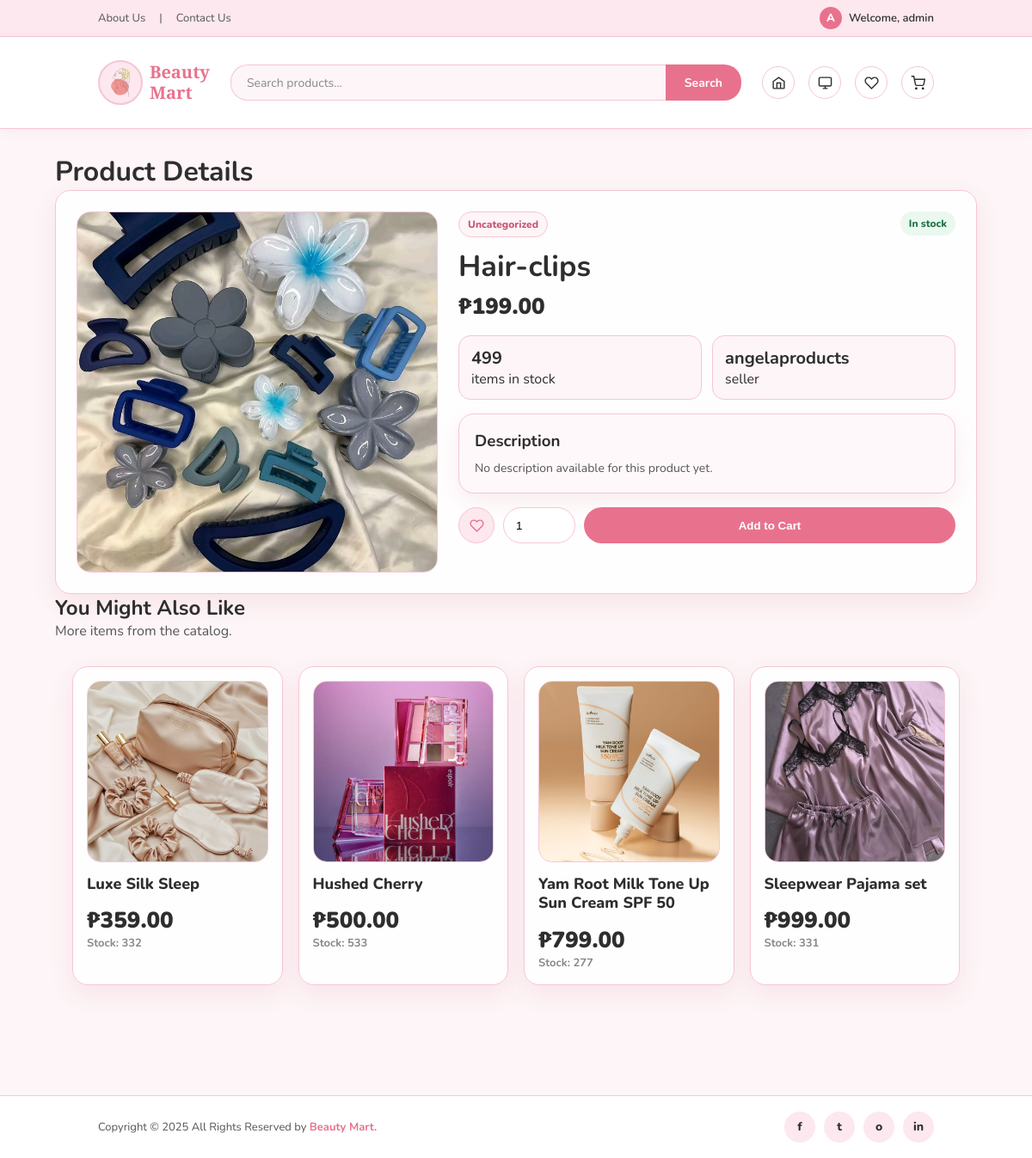
The app's page /3-customer/products_details.php?id=59 (signed in) with its own data.
### tables this page shows
CREATE TABLE `products` (
  `id` int(11) NOT NULL,
  `seller_id` int(11) NOT NULL,
  `category_id` int(11) DEFAULT NULL,
  `name` varchar(100) NOT NULL,
  `description` text DEFAULT NULL,
  `price` decimal(10,2) NOT NULL,
  `stock` int(11) NOT NULL DEFAULT 0,
  `image` varchar(255) DEFAULT 'default.jpg' COMMENT 'Primary thumbnail; additional images in product_images',
  `created_at` timestamp NOT NULL DEFAULT current_timestamp(),
  `updated_at` timestamp NOT NULL DEFAULT current_timestamp() ON UPDATE current_timestamp()
);

CREATE TABLE `sellers` (
  `id` int(11) NOT NULL,
  `user_id` int(11) NOT NULL,
  `business_name` varchar(100) NOT NULL,
  `business_address` text NOT NULL,
  `phone` varchar(20) NOT NULL,
  `tax_id` varchar(50) DEFAULT NULL,
  `approved_by` int(11) DEFAULT NULL,
  `approved_at` timestamp NULL DEFAULT NULL,
  `created_at` timestamp NOT NULL DEFAULT current_timestamp(),
  `updated_at` timestamp NOT NULL DEFAULT current_timestamp() ON UPDATE current_timestamp()
);

### 3-customer/products_details.php (the view, shortened to what this page needs)
<?php
require_once '../includes/functions.php';
$customer_id = getCustomerId($_SESSION['user_id']);
if (!$customer_id) {
    $customer_id = $pdo->lastInsertId();
}
$product_id = isset($_GET['id']) ? (int)$_GET['id'] : 0;
$stmt = $pdo->prepare("
    SELECT p.id, p.name, p.description, p.price, p.stock, p.image, p.created_at,
           c.name AS category_name,
           s.business_name AS seller_name,
           CASE WHEN w.id IS NULL THEN 0 ELSE 1 END AS in_wishlist
    FROM products p
    LEFT JOIN categories c ON c.id = p.category_id
    LEFT JOIN sellers s ON s.id = p.seller_id
    LEFT JOIN wishlists w ON w.product_id = p.id AND w.customer_id = ?
    WHERE p.id = ?
    LIMIT 1
");
$stmt->execute([$customer_id, $product_id]);
$product = $stmt->fetch();
$stmt = $pdo->prepare("
    SELECT p.id, p.name, p.price, p.stock, p.image
    FROM products p
    WHERE p.id != ? AND (p.category_id <=> (SELECT category_id FROM products WHERE id = ?))
    ORDER BY p.created_at DESC
    LIMIT 4
");
$stmt->execute([$product_id, $product_id]);
$related_products = $stmt->fetchAll();
if (count($related_products) < 4) {
    $exclude = array_merge([$product_id], array_column($related_products, 'id'));
    $placeholders = implode(',', array_fill(0, count($exclude), '?'));
    $stmt = $pdo->prepare("
        SELECT id, name, price, stock, image
        FROM products
        WHERE id NOT IN ($placeholders)
        ORDER BY created_at DESC
        LIMIT " . (4 - count($related_products))
    );
    $stmt->execute($exclude);
    $related_products = array_merge($related_products, $stmt->fetchAll());
}
$maxQty = max(1, (int)$product['stock']);
$qtyValue = $product['stock'] > 0 ? 1 : 0;
?>
<!DOCTYPE html>
<html lang="en">
<head>
    <link rel="stylesheet" href="../css/customer_products.css">
    <link rel="stylesheet" href="../css/customer_dash.css">
    <link rel="stylesheet" href="../css/responsive.css">
</head>
<body>
    <div class="top-bar">
        <div class="inner">
            <div class="left">
                <a href="../includes/about.php">About Us</a>
                <span>|</span>
                <a href="../includes/contact.php">Contact Us</a>
            </div>
            <div class="right">
                <a href="profile.php"><?php displayAvatar($_SESSION['user_id'], $_SESSION['username']); ?></a>
                <span>Welcome, <?= htmlspecialchars($_SESSION['username']) ?></span>
            </div>
        </div>
    </div>
    <nav class="navbar">
        <div class="inner">
            <a href="dashboard.php" class="logo">
                <div class="logo-icon"><img src="../images/logo.png" alt="Logo"></div>
                <div class="logo-text"><span>Beauty</span><span>Mart</span></div>
            </a>
            <form method="get" action="products.php" class="search-wrap">
                <input type="text" name="search" placeholder="Search products...">
                <button type="submit">Search</button>
             </form>
             <div class="nav-icons">
                <a href="dashboard.php" title="Home"><svg width="17" height="17" viewBox="0 0 24 24" fill="none" stroke="currentColor" stroke-width="2"><path d="M3 9.5L12 3l9 6.5V20a1 1 0 0 1-1 1H4a1 1 0 0 1-1-1V9.5z"/><polyline points="9 21 9 12 15 12 15 21"/></svg></a>
                <a href="orders.php" title="Orders"><svg width="17" height="17" viewBox="0 0 24 24" fill="none" stroke="currentColor" stroke-width="2"><rect x="2" y="3" width="20" height="14" rx="2"/><path d="M8 21h8M12 17v4"/></svg></a>
                <a href="wishlist.php" title="Wishlist"><svg width="17" height="17" viewBox="0 0 24 24" fill="none" stroke="currentColor" stroke-width="2"><path d="M20.84 4.61a5.5 5.5 0 0 0-7.78 0L12 5.67l-1.06-1.06a5.5 5.5 0 0 0-7.78 7.78l1.06 1.06L12 21.23l7.78-7.78 1.06-1.06a5.5 5.5 0 0 0 0-7.78z"/></svg></a>
                <a href="cart.php" title="Cart"><svg width="17" height="17" viewBox="0 0 24 24" fill="none" stroke="currentColor" stroke-width="2"><circle cx="9" cy="21" r="1"/><circle cx="20" cy="21" r="1"/><path d="M1 1h4l2.68 13.39a2 2 0 0 0 2 1.61h9.72a2 2 0 0 0 2-1.61L23 6H6"/></svg></a>
            </div>
        </div>
    </nav>
    <main class="page">
        <div class="page-inner">
            <div class="page-title-row">
                <h1>Product Details</h1>
            </div>
            <section class="panel" style="padding:24px;">
                <div style="display:grid;grid-template-columns:minmax(280px,420px) 1fr;gap:24px;align-items:start;">
                    <div class="product-image" style="aspect-ratio:1/1;">
                        <img src="../product_images/<?= htmlspecialchars($product['image']) ?>" alt="<?= htmlspecialchars($product['name']) ?>" onerror="this.style.opacity='.35'">
                    </div>
                    <div style="display:flex;flex-direction:column;gap:16px;">
                        <div class="product-top">
                            <span class="category-tag"><?= htmlspecialchars($product['category_name'] ?? 'Uncategorized') ?></span>
                            <span class="stock-badge <?= (int)$product['stock'] > 0 ? 'in' : 'out' ?>">
                                <?= (int)$product['stock'] > 0 ? 'In stock' : 'Out of stock' ?>
                            </span>
                        </div>
                        <div>
                            <h2 style="font-size:34px;line-height:1.1;margin-bottom:10px;"><?= htmlspecialchars($product['name']) ?></h2>
                            <div class="price">₱<?= number_format((float)$product['price'], 2) ?></div>
                        </div>
                        <div style="display:grid;grid-template-columns:repeat(auto-fit,minmax(150px,1fr));gap:12px;">
                            <div class="hero-stat">
                                <strong><?= (int)$product['stock'] ?></strong>
                                <span>items in stock</span>
                            </div>
                            <div class="hero-stat">
                                <strong><?= htmlspecialchars($product['seller_name'] ?: 'Beauty Mart') ?></strong>
                                <span>seller</span>
                            </div>
                        </div>
                        <div class="panel" style="padding:18px;background:#fff8fa;">
                            <h3 style="margin-bottom:8px;">Description</h3>
                            <p class="product-description" style="min-height:auto;"><?= nl2br(htmlspecialchars($product['description'] ?: 'No description available for this product yet.')) ?></p>
                        </div>
                        <div class="card-actions" style="flex-wrap:wrap;">
                            <form method="post" action="wishlist.php">
                                <button type="submit" name="add_to_wishlist" class="icon-btn <?= (int)$product['in_wishlist'] === 1 ? 'heart-active' : '' ?>" title="Add to wishlist">
                                    <svg width="17" height="17" viewBox="0 0 24 24" fill="<?= (int)$product['in_wishlist'] === 1 ? 'currentColor' : 'none' ?>" stroke="currentColor" stroke-width="2" stroke-linecap="round" stroke-linejoin="round">
                                        <path d="M20.84 4.61a5.5 5.5 0 0 0-7.78 0L12 5.67l-1.06-1.06a5.5 5.5 0 0 0-7.78 7.78l1.06 1.06L12 21.23l7.78-7.78 1.06-1.06a5.5 5.5 0 0 0 0-7.78z"></path>
                                    </svg>
                                </button>
                            </form>
                            <form method="post" action="add_to_cart.php" class="add-cart-wide" style="display:flex;gap:10px;align-items:center;flex:1;">
                                <input type="number" name="quantity" min="1" max="<?= $maxQty ?>" value="<?= $qtyValue ?>" <?= (int)$product['stock'] > 0 ? '' : 'disabled' ?> style="width:84px;height:42px;border:1.5px solid var(--pink-mid);border-radius:999px;padding:0 14px;">
                                <button type="submit" <?= (int)$product['stock'] > 0 ? '' : 'disabled' ?>><?= (int)$product['stock'] > 0 ? 'Add to Cart' : 'Unavailable' ?></button>
                            </form>
                        </div>
                    </div>
                </div>
            </section>
            <?php if (!empty($related_products)): ?>
                <section>
                    <div class="results-bar" style="margin-bottom:14px;">
                        <div>
                            <h2>You Might Also Like</h2>
                            <p>More items from the catalog.</p>
                        </div>
                    </div>
                    <div class="products-grid">
                        <?php foreach ($related_products as $related): ?>
                            <article class="product-card">
                                <a href="products_details.php?id=<?= (int)$related['id'] ?>" class="product-image">
                                    <img src="../product_images/<?= htmlspecialchars($related['image']) ?>" alt="<?= htmlspecialchars($related['name']) ?>" onerror="this.style.opacity='.35'">
                                </a>
                                <a href="products_details.php?id=<?= (int)$related['id'] ?>" class="product-name"><?= htmlspecialchars($related['name']) ?></a>
                                <div class="product-meta">
                                    <div>
                                        <div class="price">₱<?= number_format((float)$related['price'], 2) ?></div>
                                        <div class="stock-text">Stock: <?= (int)$related['stock'] ?></div>
                                    </div>
                                </div>
                            </article>
                        <?php endforeach; ?>
                    </div>
                </section>
            <?php endif; ?>
        </div>
    </main>
    <footer>
        <div class="inner">
            <p class="copy">Copyright &copy; 2025 All Rights Reserved by <span>Beauty Mart.</span></p>
            <div class="socials">
                <a href="#" title="Facebook">f</a>
                <a href="#" title="Twitter">t</a>
                <a href="#" title="Website">o</a>
                <a href="#" title="LinkedIn">in</a>
            </div>
        </div>
    </footer>
</body>
</html>

### css/customer_dash.css (style rules this page uses)
*, *::before, *::after { box-sizing: border-box; margin: 0; padding: 0; }
:root { --pink-pale: #fce8ee; --pink-mid: #f5c6d4; --pink-accent: #e8728e; --pink-dark: #c75473; --pink-btn: #e8728e; --text-dark: #2e2e2e; --text-mid: #555; --text-muted: #888; --white: #ffffff; --radius: 14px; --shadow: 0 4px 18px rgba(200, 80, 110, 0.12); }
html, body { min-height: 100vh; display: flex; flex-direction: column; font-family: "Nunito", sans-serif; background: #fdf5f7; color: var(--text-dark); }
a { text-decoration: none; color: inherit; }
.top-bar { background: var(--pink-pale); border-bottom: 1.5px solid var(--pink-mid); padding: 8px 0; }
.top-bar .inner { max-width: 1020px; margin: 0 auto; padding: 0 24px; display: flex; align-items: center; justify-content: space-between; font-size: 13px; color: var(--text-mid); }
.top-bar .left { display: flex; align-items: center; gap: 16px; }
.top-bar .right { display: flex; align-items: center; gap: 8px; font-weight: 600; color: var(--text-dark); }
.navbar { background: #fff; border-bottom: 1.5px solid var(--pink-mid); padding: 12px 0; position: sticky; top: 0; z-index: 100; box-shadow: 0 2px 12px rgba(200, 80, 110, 0.07); }
.navbar .inner { max-width: 1020px; margin: 0 auto; padding: 0 24px; display: flex; align-items: center; gap: 20px; }
.logo { display: flex; align-items: center; gap: 8px; flex-shrink: 0; }
.logo-icon { width: 48px; height: 48px; background: var(--pink-pale); border-radius: 50%; display: flex; align-items: center; justify-content: center; font-size: 22px; border: 2px solid var(--pink-mid); }
.logo-icon img { width: 70%; height: 70%; object-fit: contain; }
.logo-text { font-family: "Playfair Display", serif; font-size: 17px; font-weight: 700; color: var(--pink-accent); line-height: 1.2; }
.logo-text span { display: block; }
.search-wrap { flex: 1; display: flex; }
.search-wrap input { flex: 1; height: 40px; border: 1.5px solid var(--pink-mid); border-right: none; border-radius: 20px 0 0 20px; padding: 0 16px; font-size: 14px; font-family: "Nunito", sans-serif; color: var(--text-dark); background: #fdf5f7; outline: none; transition: border-color 0.2s; }
.search-wrap input::placeholder { color: var(--text-muted); }
.search-wrap button { height: 40px; padding: 0 20px; background: var(--pink-btn); color: #fff; border: none; border-radius: 0 20px 20px 0; font-size: 14px; font-weight: 700; font-family: "Nunito", sans-serif; cursor: pointer; transition: background 0.2s; }
.nav-icons { display: flex; align-items: center; gap: 6px; flex-shrink: 0; }
.nav-icons a { width: 38px; height: 38px; border-radius: 50%; border: 1.5px solid var(--pink-mid); display: flex; align-items: center; justify-content: center; color: var(--text-dark); font-size: 17px; transition: background 0.2s, color 0.2s, border-color 0.2s; position: relative; }
.nav-icons a svg { display: block; }
.page { flex: 1; }
footer { background: #fff; border-top: 1.5px solid var(--pink-mid); padding: 18px 24px; margin-top: 40px; }
footer .inner { max-width: 1020px; margin: 0 auto; display: flex; align-items: center; justify-content: space-between; flex-wrap: wrap; gap: 12px; }
footer .copy { font-size: 13px; color: var(--text-mid); }
footer .copy span { color: var(--pink-accent); font-weight: 700; }
footer .socials { display: flex; gap: 10px; }
footer .socials a { width: 38px; height: 38px; border-radius: 50%; background: var(--pink-pale); display: flex; align-items: center; justify-content: center; font-size: 14px; font-weight: 800; color: var(--text-dark); transition: background 0.2s, color 0.2s; }

### records on screen
products: image (picture), name "Hair-clips", price "199.00", stock "499", seller.business_name "angelaproducts", description "No description available for this product yet.", quantity "1"
products: image+name (picture), name "Luxe Silk Sleep", price "359.00", stock "332"
products: image (picture), name "Hushed Cherry", price "500.00", stock "533"
products: image+name (picture), name "Yam Root Milk Tone Up Sun Cream SPF 50", price "799.00", stock "277"
products: image (picture), name "Sleepwear Pajama set", price "999.00", stock "331"

### other values on screen
substr($username, 0, 1) "A"
$_SESSION['username'] "admin"
$product['category_name'] "Uncategorized"
